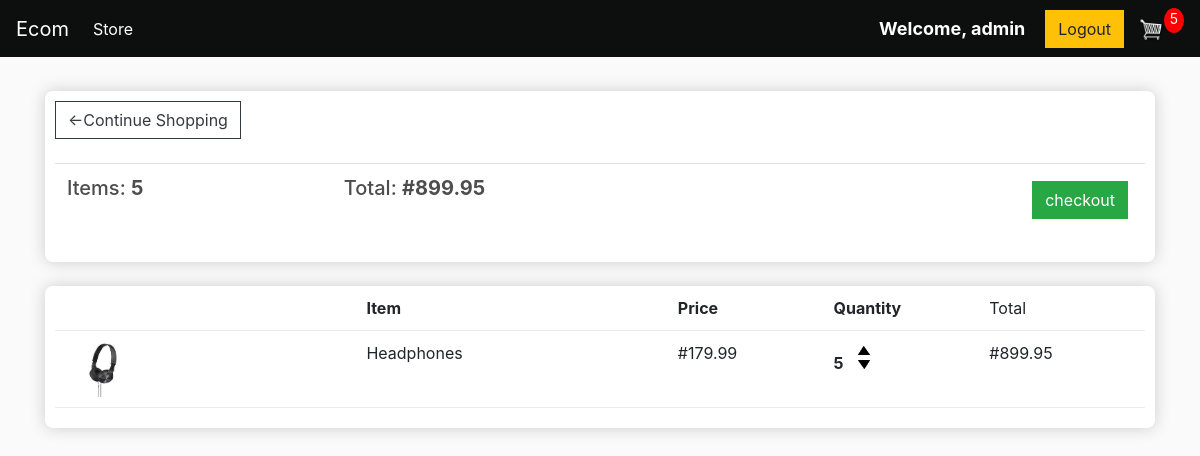
The app's page /cart/ (signed in) with its own data.
### store/models.py (models this page shows, shortened)
class Order(models.Model):
    customer = models.ForeignKey(Customer, on_delete=models.SET_NULL, null=True, blank=True)
    date_ordered = models.DateTimeField(auto_now_add=True)
    complete = models.BooleanField(default=False)
    transcation_id = models.CharField(max_length=100, null=True)
    @property
    def get_cart_total(self):
        orderitems = self.orderitem_set.all()
        total = sum([item.get_total for item in orderitems])
        return total
    @property
    def get_cart_items(self):
        orderitems = self.orderitem_set.all()
        total = sum([item.quantity for item in orderitems])
        return total

class OrderItem(models.Model):
    product = models.ForeignKey(Product, on_delete=models.SET_NULL, null=True)
    order = models.ForeignKey(Order, on_delete=models.SET_NULL, null=True)
    quantity = models.IntegerField(default=0, null=True, blank=True)
    date_added = models.DateTimeField(auto_now_add=True)
    @property
    def get_total(self):
        total = self.product.price * self.quantity
        return total

class Product(models.Model):
    name = models.CharField(max_length=200, null=True)
    price = models.DecimalField(max_digits=7, decimal_places=2)
    digital = models.BooleanField(default=False, null=True, blank=False)
    image = models.ImageField(null=True, blank=True )
    @property
    def imageUrl(self):
        try:
            url = self.image.url
        except:
            url = ''
        return url

### store/views.py (the view)
# urls.py: path('cart/', views.cart, name="cart"),
def cart(request):
	data = cartData(request)
	cartItems = data['cartItems']
	order = data['order']
	items = data['items']
	context = {'items': items, 'order': order, 'cartItems': cartItems}
	return render(request, 'store/cart.html', context)

### store/utils.py (called while the page is built)
def cartData(request):
	if request.user.is_authenticated:
		customer = request.user.customer
		order, created = Order.objects.get_or_create(
			customer=customer, complete=False)
		items = order.orderitem_set.all()
		cartItems = order.get_cart_items
	else:
		cookieData = cookieCart(request)
		cartItems = cookieData['cartItems']
		order = cookieData['order']
		items = cookieData['items']
	return {'cartItems': cartItems, 'order': order, 'items': items}

### store/templates/store/cart.html
{% extends 'store/main.html' %}
{% load static %}
{% block content %}
<div class="row">
    <div class="col-lg-12">
        <div class="box-element">
            <a class="btn btn-outline-dark" href="{% url 'store' %}">&#x2190;Continue Shopping</a>
            <br>
            <br>
            <table class="table">
                <tr>
                    <th><h5>Items: <strong>{{order.get_cart_items}}</strong></h5></th>
                    <th><h5>Total: <strong>#{{order.get_cart_total|floatformat:2}}</strong></h5></th>
                    <th>
                        <a style="float:right;margin:5px" class= "btn
                        btn-success"  href="{% url 'checkout'%}">checkout</a>
                    </th>
                </tr>
            </table>
        </div>
        <br>
        <div class="box-element">
            <div class="cart-row">
                <div style="flex:2"></div>
                <div style="flex:2"><strong>Item</strong></div>
                <div style="flex:1"><strong>Price</strong></div>
                <div style="flex:1"><strong>Quantity</strong></div>
                <div style="flex:1"><st<rong>Total</strong></div>
            </div>
            {% for item in items %}
            <div class="cart-row">
                <div style="flex:2"><img class="row-image" src="{{item.product.imageUrl}}"></div>
                <div style="flex:2">{{item.product.name}}</div>
                <div style="flex:1">#{{item.product.price|floatformat:2}}</div>
                <div style="flex:1">
                    <p class="quantity">{{item.quantity}}</p>
                    <div class="quantity">
                        <img data-product={{item.product.id}} data-action="add" class="chg-quantity update-cart" src="{% static 'images/arrow-up.png' %}">
                        <img  data-product={{item.product.id}} data-action="remove" class="chg-quantity update-cart" src="{% static 'images/arrow-down.png' %}">
                    </div>
                </div>
                <div style="flex:1">#{{item.get_total}}</div>
            </div>
            {% endfor %}
        </div>
    </div>
</div>
{% endblock content %}

### store/templates/store/main.html (shortened to what this page needs)
<!DOCTYPE html>
{% load static %}
<html>
<head>
    <link rel="stylesheet" href="https://stackpath.bootstrapcdn.com/bootstrap/4.4.1/css/bootstrap.min.css"
>
    <link rel="stylesheet" type="text/css" href="{% static 'css/main.css' %}">
</head>
<body>
    <nav class="navbar navbar-expand-lg navbar-dark bg-dark">
        <a class="navbar-brand" href="{% url 'store' %}">Ecom</a>
        <div class="collapse navbar-collapse" id="navbarSupportedContent">
            <ul class="navbar-nav mr-auto">
                <li class="nav-item active">
                    <a class="nav-link" href="{% url 'store' %}">Store <span class="sr-only">(current)</span></a>
                </li>
            </ul>
            <div class="form-inline my-2 my-lg-0">
                {% if user.is_authenticated %}
                <span class="hello-msg"><strong>Welcome, {{request.user}} <br></strong></span>
                <a href="{% url 'logout' %}" class="btn btn-warning">Logout</a>
                {% else %}
                <a href="{% url 'login'%}" class="btn btn-warning">Login</a>
                {% endif %}
                <a href="{% url 'cart' %}">
                    <img id="cart-icon" src="{% static 'images/cart.png' %}">
                </a>
                <p id="cart-total">{{cartItems}}</p>
            </div>
        </div>
    </nav>
    <div class="container">
        <br>
        {% block content %}
        {% endblock content %}
    </div>
</body>
</html>

### static/css/main.css (style rules this page uses)
body { background-color: hsl(0, 0%, 98%); }
h1, h2, h3, h4, h5, h6 { color: hsl(0, 0%, 30%); }
.box-element { box-shadow: hsl(0, 0%, 80%) 0 0 16px; background-color: #fff; border-radius: 8px; padding: 10px; }
.bg-dark { background-color: #0d0f0f !important; }
#cart-icon { width: 25px; display: inline-block; margin-left: 15px; }
#cart-total { display: block; text-align: center; color: #fff; background-color: red; width: 20px; height: 25px; border-radius: 50%; font-size: 14px; }
.col-lg-4, .col-lg-6, .col-lg-8, .col-lg-12 { margin-top: 10px; }
.btn { border-radius: 0; }
.row-image { width: 100px; }
.cart-row { display: flex; align-items: flex-stretch; padding-bottom: 10px; margin-bottom: 10px; border-bottom: 1px solid #ececec; }
.quantity { display: inline-block; font-weight: 700; padding-right: 10px; }
.chg-quantity { width: 12px; cursor: pointer; display: block; margin-top: 5px; transition: .1s; }

### store/templates/store/main.html (style rules this page uses)
.hello-msg { font-size: 18px; color: #fff; margin-right: 20px; }

### records on screen
Order: get_cart_items "5", get_cart_total "899.95"
OrderItem: product.imageUrl (picture), product.name "Headphones", product.price "179.99", quantity "5", get_total "899.95"

### other values on screen
{{ request.user }} "admin"
{{ cartItems }} "5"
